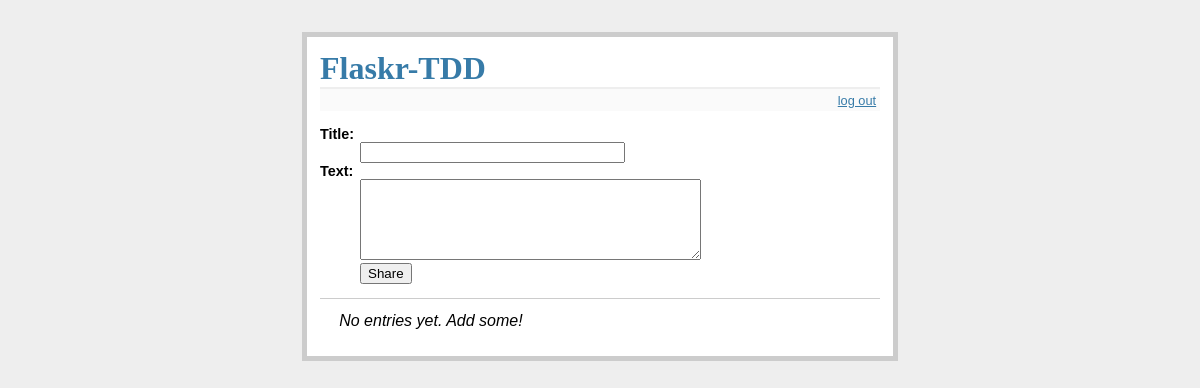
/ (signed in), run on an earlier commit of the app's database.
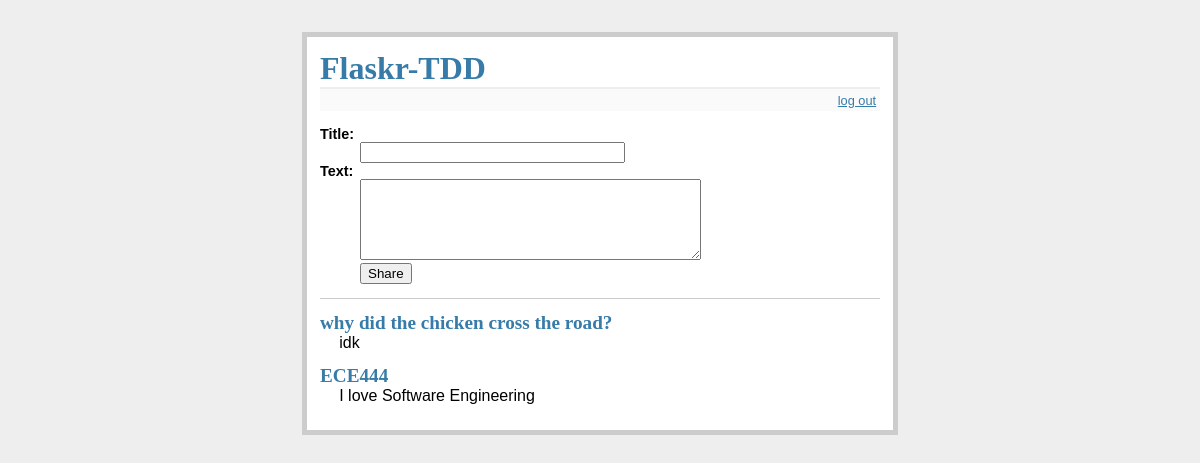
And on a later commit of the database.
### tables this page shows
CREATE TABLE entries (
  id integer primary key autoincrement,
  title text not null,
  text text not null
);

### project/app.py (the view)
@app.route('/')
def index():
    db = get_db()
    cur = db.execute('select * from entries order by id desc')
    entries = cur.fetchall()
    return render_template('index.html', entries=entries)

### project/app.py (called while the page is built)
def connect_db():
    rv = sqlite3.connect(app.config["DATABASE"])
    rv.row_factory = sqlite3.Row
    return rv

def get_db():
    if not hasattr(g, "sqlite_db"):
        g.sqlite_db = connect_db()
    return g.sqlite_db

### project/templates/index.html (shortened to what this page needs)
<!DOCTYPE html>
<html>
  <head>
    <link
      rel="stylesheet"
      type="text/css"
      href="{{ url_for('static', filename='style.css') }}"
    />
  </head>
  <body>
    <div class="page">
      <h1>Flaskr-TDD</h1>
      <div class="metanav">
        {% if not session.logged_in %}
        <a href="{{ url_for('login') }}">log in</a>
        {% else %}
        <a href="{{ url_for('logout') }}">log out</a>
        {% endif %}
      </div>
       {% block body %}{% endblock %} {% if session.logged_in %}
      <form
        action="{{ url_for('add_entry') }}"
        method="post"
        class="add-entry"
      >
        <dl>
          <dt>Title:</dt>
          <dd><input type="text" size="30" name="title" /></dd>
          <dt>Text:</dt>
          <dd><textarea name="text" rows="5" cols="40"></textarea></dd>
          <dd><input type="submit" value="Share" /></dd>
        </dl>
      </form>
      {% endif %}
      <ul class="entries">
        {% for entry in entries %}
        <li class="entry">
          <h2 id="{{entry.title}}">{{ entry.title }}</h2>
          {{ entry.text|safe }}
        </li>
        {% else %}
        <li><em>No entries yet. Add some!</em></li>
        {% endfor %}
      </ul>
    </div>
  </body>
</html>

### project/static/style.css (style rules this page uses)
body { font-family: sans-serif; background: #eee; }
a, h1, h2 { color: #377ba8; }
h1, h2 { font-family: "Georgia", serif; margin: 0; }
h1 { border-bottom: 2px solid #eee; }
h2 { font-size: 1.2em; }
.page { margin: 2em auto; width: 35em; border: 5px solid #ccc; padding: 0.8em; background: white; }
.entries { list-style: none; margin: 0; padding: 0; }
.entries li { margin: 0.8em 1.2em; }
.entries li h2 { margin-left: -1em; }
.add-entry { font-size: 0.9em; border-bottom: 1px solid #ccc; }
.add-entry dl { font-weight: bold; }
.metanav { text-align: right; font-size: 0.8em; padding: 0.3em; margin-bottom: 1em; background: #fafafa; }

What changed in the data, as far as the page shows it:
added entries: title "why did the chicken cross the road?", text "idk"
added entries: title "ECE444", text "I love Software Engineering"
Also different on the page:
text no longer shown: "No entries yet. Add some!"
